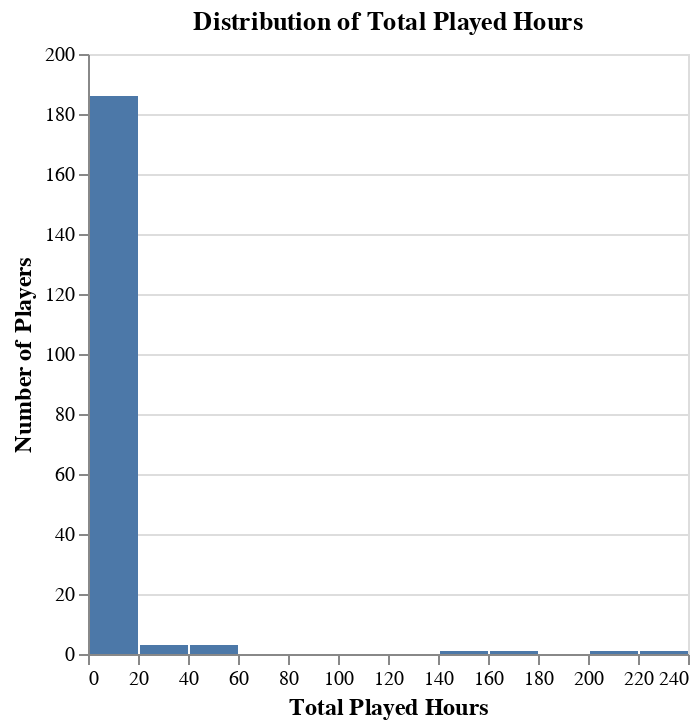

Notebook source saved alongside this figure:
### Markdown cell above
**Figure 1**: Distribution of player age

### Code cell
hours_plot

### Figure 1 — Vega specification as saved in the notebook (floating-point values rounded to 4 significant figures)
{"$schema": "https://vega.github.io/schema/vega/v5.json", "data": [{"name": "source_0", "values": [{"__count": 3, "bin_maxbins_20_played_hours": 20.0, "bin_maxbins_20_played_hours_end": 40.0}, {"__count": 186, "bin_maxbins_20_played_hours": 0.0, "bin_maxbins_20_played_hours_end": 20.0}, {"__count": 3, "bin_maxbins_20_played_hours": 40.0, "bin_maxbins_20_played_hours_end": 60.0}, {"__count": 1, "bin_maxbins_20_played_hours": 200.0, "bin_maxbins_20_played_hours_end": 220.0}, {"__count": 1, "bin_maxbins_20_played_hours": 220.0, "bin_maxbins_20_played_hours_end": 240.0}, {"__count": 1, "bin_maxbins_20_played_hours": 140.0, "bin_maxbins_20_played_hours_end": 160.0}, {"__count": 1, "bin_maxbins_20_played_hours": 160.0, "bin_maxbins_20_played_hours_end": 180.0}]}, {"name": "source_0_y_domain___count", "values": [{"min": 1, "max": 186}]}], "signals": [{"name": "bin_maxbins_20_played_hours_bins", "value": {"fields": ["played_hours"], "fname": "bin_played_hours", "start": 0.0, "step": 20.0, "stop": 240.0}}], "marks": [{"type": "rect", "name": "marks", "from": {"data": "source_0"}, "encode": {"update": {"y2": {"value": 0, "scale": "y"}, "fill": {"value": "#4c78a8"}, "x2": {"field": "bin_maxbins_20_played_hours", "scale": "x", "offset": {"signal": "0.5 + (abs(scale(\"x\", datum[\"bin_maxbins_20_played_hours_end\"]) - scale(\"x\", datum[\"bin_maxbins_20_played_hours\"])) < 0.25 ? -0.5 * (0.25 - (abs(scale(\"x\", datum[\"bin_maxbins_20_played_hours_end\"]) - scale(\"x\", datum[\"bin_maxbins_20_played_hours\"])))) : 0.5)"}}, "x": {"field": "bin_maxbins_20_played_hours_end", "scale": "x", "offset": {"signal": "0.5 + (abs(scale(\"x\", datum[\"bin_maxbins_20_played_hours_end\"]) - scale(\"x\", datum[\"bin_maxbins_20_played_hours\"])) < 0.25 ? 0.5 * (0.25 - (abs(scale(\"x\", datum[\"bin_maxbins_20_played_hours_end\"]) - scale(\"x\", datum[\"bin_maxbins_20_played_hours\"])))) : -0.5)"}}, "y": {"field": "__count", "scale": "y"}}}, "style": ["bar"]}], "scales": [{"name": "x", "type": "linear", "domain": {"signal": "[bin_maxbins_20_played_hours_bins.start, bin_maxbins_20_played_hours_bins.stop]"}, "range": [0, {"signal": "width"}], "bins": {"signal": "bin_maxbins_20_played_hours_bins"}, "zero": false}, {"name": "y", "type": "linear", "domain": [{"signal": "(data(\"source_0_y_domain___count\")[0] || {}).min"}, {"signal": "(data(\"source_0_y_domain___count\")[0] || {}).max"}], "range": [{"signal": "height"}, 0], "zero": true, "nice": true}], "axes": [{"scale": "y", "zindex": 0, "domain": false, "tickCount": {"signal": "ceil(height/40)"}, "aria": false, "orient": "left", "labels": false, "gridScale": "x", "grid": true, "maxExtent": 0, "minExtent": 0, "ticks": false}, {"scale": "x", "orient": "bottom", "title": "Total Played Hours", "labelFlush": true, "grid": false, "tickCount": {"signal": "ceil(width/10)"}, "zindex": 0, "labelOverlap": true}, {"scale": "y", "grid": false, "zindex": 0, "orient": "left", "labelOverlap": true, "tickCount": {"signal": "ceil(height/40)"}, "title": "Number of Players"}], "title": {"text": "Distribution of Total Played Hours", "frame": "group"}, "width": 300, "padding": 5, "height": 300, "style": "cell", "background": "white", "config": {"axis": {"titleFontSize": 12}}}
